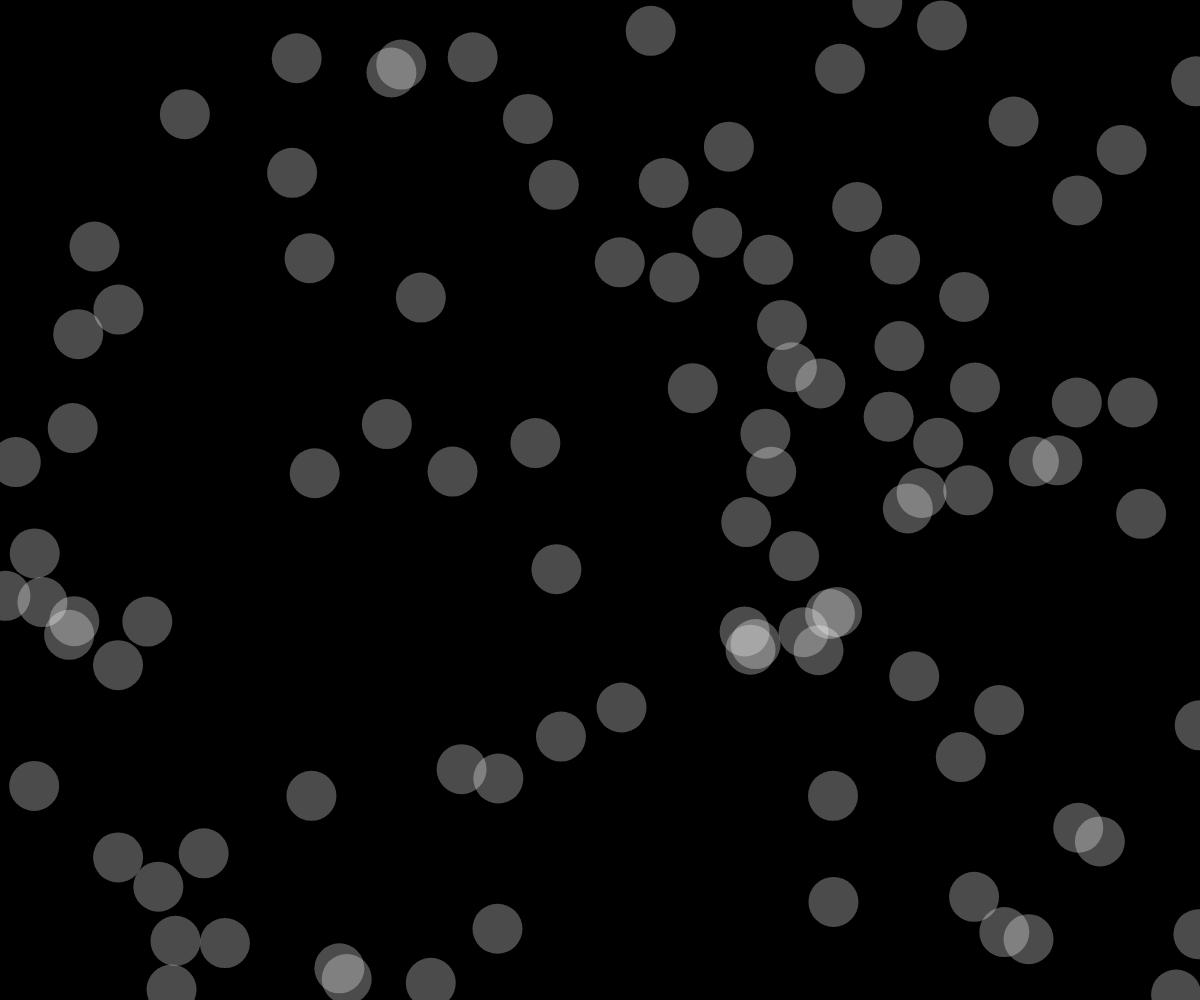
Frame 1 (no input)
Frame 60 (no input): identical to frame 1, image omitted
Frame 120 (the mouse pressed at the canvas centre since frame 60): identical to frame 1, image omitted

The p5.js sketch that drew this single still picture (run headless with seeded random() and noise() and a simulated clock; from frame 60 on, the mouse is pressed at the canvas centre):

// p5.js sketch
// ── sketch.js
// use arrays to store x/y of 100 circles

let numCirc = 100; // num of circles
// arrays for locations
let posx = [];
let posy = [];

function setup() {
  createCanvas(windowWidth, windowHeight);
  // fill the arrays with data
  for (let i = 0; i < numCirc; i++) {
    posx[i] = random(width);
    posy[i] = random(height);
  }
}

function draw() {
  background(0);
  noStroke();
  fill(255, 75);
  // draw the circles
  for (let i = 0; i < numCirc; i++) {
    ellipse(posx[i], posy[i], 50, 50);
  }
}
